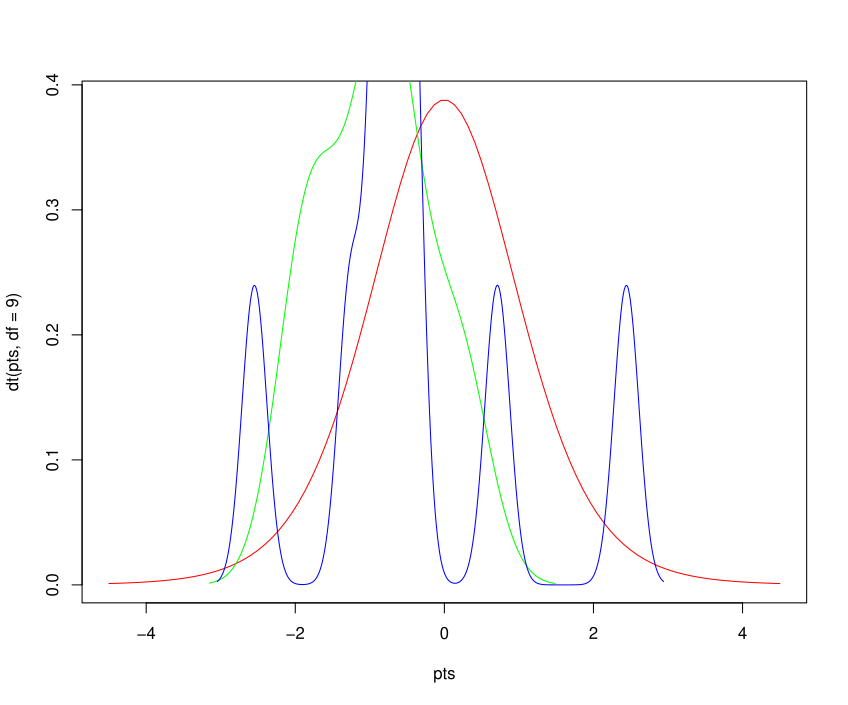

This chart was generated by the following R code:
#Author: Youmans, Javarius; Date: 10/21/2025; Purpose: Calculate T-test

#Create some dummy dataset for 2 variables
x = rnorm(10)
y = rnorm(10)


# Create a density plot
pts = seq(-4.5,4.5,length=100)
plot(pts,dt(pts,df=9),col='red',type='l')
lines(density(x), col='green')
lines(density(y), col='blue')


# Calculate T test
ttest = t.test(x,y)


#T-test output

Welch Two Sample t-test

data:  x and y
t = -0.96313, df = 14.424, p-value = 0.3514
alternative hypothesis: true difference in means is not equal to 0
95 percent confidence interval:
 -1.472293  0.558044
sample estimates:
 mean of x  mean of y 
-0.9206154 -0.4634911 
